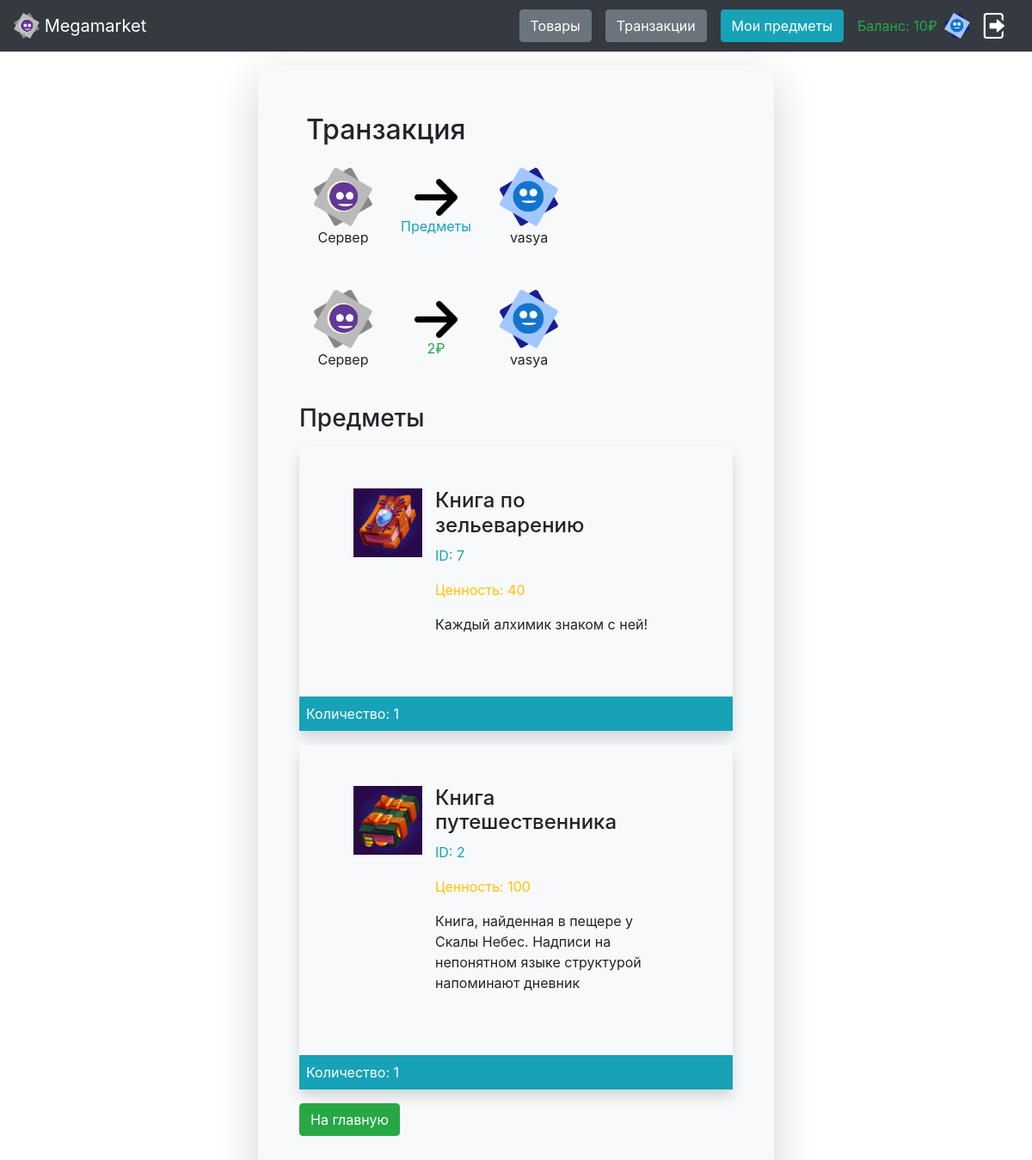
Screenshot of /transaction/33 (signed in) with the database file from the repository.
### app/models/users/user.py (models this page shows, shortened)
class User(SqlAlchemyBase, UserMixin, Model):
    __tablename__ = "users"
    DEFAULT_AVATAR = "default_avatar.png"
    id = Column(Integer, primary_key=True, autoincrement=True)
    login = Column(String, unique=True, nullable=False)
    password = Column(String, nullable=False)
    description = Column(String, default="")
    bill = Column(Integer, default=0, nullable=False)
    created_at = Column(DateTime, default=datetime.now)
    is_staff = Column(Boolean, default=False)
    avatar = Column(String, default="")
    @property
    def img_url(self):
        return img_url(self.avatar or self.DEFAULT_AVATAR)
    @property
    def preview_url(self):
        return f"/users/{self.id}"

### app/models/transaction.py (models this page shows, shortened)
class Transaction(Model, SqlAlchemyBase):
    __tablename__ = "transactions"
    id = Column(Integer, primary_key=True, autoincrement=True)
    created_at = Column(DateTime, default=datetime.datetime.now)
    money = Column(Integer, default=0)
    is_applied = Column(Boolean)
    to_user_id = Column(Integer, ForeignKey("users.id"), nullable=True)
    from_user_id = Column(Integer, ForeignKey("users.id"), nullable=True)
    to_user = orm.relationship(
        "User", backref="income_transactions", foreign_keys="Transaction.to_user_id"
    )
    from_user = orm.relationship(
        "User", backref="outcome_transactions", foreign_keys="Transaction.from_user_id"
    )
    items = orm.relationship(
        "Item", secondary="transactions_to_items", backref="transactions"
    )
    @property
    def items_dict(self):
        return items_to_dict(self.items)

### app/models/item_type.py (models this page shows, shortened)
class ItemType(Model, SqlAlchemyBase):
    __tablename__ = "item_types"
    id = Column(Integer, primary_key=True, autoincrement=True)
    name = Column(String)
    description = Column(String)
    image = Column(String)
    rare = Column(Integer)
    @property
    def img_url(self):
        return img_url(self.image)

### app/site/store/views.py (the view)
@blueprint.route("/transaction/<int:pk>")
@login_required
def transaction_view(pk):
    with create_session() as session:
        transaction: Transaction = (
            session.query(Transaction).filter(Transaction.id == pk).first()
        )
        if transaction is None:
            abort(404)
        data = {"transaction": transaction}
        if (
            current_user.id == transaction.from_user_id
            or current_user.id == transaction.to_user_id
            or current_user.is_staff
        ):
            return render_template("transactions/transaction.html", **data)
        abort(403)

### app/models/db_session.py (called while the page is built)
def create_session() -> Session:
    global __factory
    if __factory is None:
        global_init(DB_FILE)
    return __factory()

### app/site/authorization/views.py (called while the page is built)
@login_manager.user_loader
def load_user(user_id):
    db_sess = create_session()
    return db_sess.query(User).get(user_id)

### app/utils/models_utils.py (called while the page is built)
def items_to_dict(items: Sequence[Item]) -> Dict[ItemType, int]:
    d = dict()
    for i in items:
        d[i.item_type] = d.get(i.item_type, 0) + 1
    return d

### app/utils/utils.py (called while the page is built)
def img_url(img_name: str):
    return url_for("static", filename=f"{settings.IMAGES_DIR_NAME}/{img_name}")

### app/templates/transactions/transaction.html
{% extends 'form_base.html' %}
{% import 'items/items_list.html' as items_macro %}
{% import 'macroses.html' as macroses %}
{% block form_content %}
    <div class="p-2">
        <h2>Транзакция</h2>
        <div class="d-flex flex-row align-items-center py-3 px-2 w-100">
            {{ macroses.user_icon(transaction.from_user) }}
            <div class="d-flex flex-column">
                <img src="{{ url_for('static', filename='images/arrow.png') }}" alt="" width="50"
                     class="d-inline-block mx-5">
                <p class="text-info text-center">Предметы</p>
            </div>
            {{ macroses.user_icon(transaction.to_user) }}
        </div>
        <div class="d-flex flex-row align-items-center py-3 px-2 w-100">
            {{ macroses.user_icon(transaction.from_user) }}
            <div class="d-flex flex-column">
                <img src="{{ url_for('static', filename='images/arrow.png') }}" alt="" width="50"
                     class="d-inline-block mx-5" {% if transaction.money > 0 %}style="transform: rotate(180deg)"{% endif %}>
                <p class="text-success text-center">{{ transaction.money|abs }}₽</p>
            </div>
            {{ macroses.user_icon(transaction.to_user) }}
        </div>
    </div>
    <h3>Предметы</h3>
    {{ items_macro.item_list(transaction.items_dict) }}
    <div class="d-flex flex-row my-2">
        <a href="/" class="btn btn-success">На главную</a>
    </div>
{% endblock %}

### app/templates/items/items_list.html (shortened to what this page needs)
{% import 'macroses.html' as macroses %}
{% macro item_list(items, func=None) %}
    <div class="d-flex flex-column">
        {% for item_type, count in items.items() %}
            <div class="container my-2 p-0 rounded bg-light shadow d-flex flex-column w-100">
                <div class="p-5">
                    {{ macroses.item_type_card(item_type) }}
                </div>
                <div class="w-100 bg-info p-2 d-flex align-items-center">
                    <p class="text-white m-0">Количество: {{ count }}</p>
                </div>
            </div>
        {% endfor %}
    </div>
{% endmacro %}

### app/templates/macroses.html (shortened to what this page needs)
{% macro user_icon(user, justify_content="center") %}
    <div class="d-flex flex-column justify-content-{{ justify_content }}">
        {% if user %}
            <a href="{{ user.preview_url }}" class="text-reset text-decoration-none">
                <img src="{{ user.img_url }}" alt="" width="70" height="70"
                     class="d-inline-block align-top rounded-circle">
                <p class="text-wrap text-break text-center">{{ user.login }}</p>
            </a>
        {% else %}
            <img src="{{ url_for('static', filename='images/logo.png') }}" alt="" width="70" height="70"
                 class="d-inline-block align-top rounded-circle">
            <p class="text-wrap text-break text-center">Сервер</p>
        {% endif %}
    </div>
{% endmacro %}
{% macro item_type_card(item_type, footer=None) %}
    <div class="container mb-2 d-flex flex-row">
        <img src="{{ item_type.img_url }}" width="80" height="80"
             class="d-inline-block align-center"
             alt="">
        <div class="container">
            <h4>{{ item_type.name }}</h4>
            <p class="text-info">ID: {{ item_type.id }}</p>
            <p class="text-warning">Ценность: {{ item_type.rare }}</p>
            <p class="text-wrap text-break">{{ item_type.description }}</p>
        </div>
    </div>
{% endmacro %}

### app/templates/base.html (shortened to what this page needs)
<!doctype html>
<html lang="ru">
<head>
    <link rel="stylesheet" href="{{ url_for('static', filename='css/general.css') }}">
    <link rel="stylesheet" href="https://cdn.jsdelivr.net/npm/bootstrap@4.6.2/dist/css/bootstrap.min.css"
>
</head>
<body>
<nav class="navbar navbar-dark bg-dark dflex">
    <a class="navbar-brand" href="/">
        <img src="{{ url_for('static', filename='images/logo.png') }}" width="30" height="30"
             class="d-inline-block align-top" alt="">
        Megamarket
    </a>
    {% if current_user and current_user.is_authenticated %}
        <div class="ml-auto d-flex align-items-center">
            <a href="/products" class="btn btn-secondary mx-2">Товары</a>
            <a href="/transactions" class="btn btn-secondary mx-2">Транзакции</a>
            <a class="btn btn-info ml-2 mr-3" href="/inventory">Мои предметы</a>
            <div class="text-success mr-2">Баланс: <span id="balance">{{ current_user.bill }}₽</span></div>
            <a href="/profile">
                <img src="{{ current_user.img_url }}" width="30" height="30" class="d-inline-block align-top"
                     alt="">
            </a>
            <a class="btn btn-danger-outline" href="/logout">
                <img src="{{ url_for('static', filename='images/logout.png') }}" width="30" height="30"
                     class="d-inline-block align-top" alt="">
            </a>
        </div>
    {% else %}
        <p>
            <a class="btn btn-primary " href="/register">Зарегистрироваться</a>
            <a class="btn btn-success" href="/login">Войти</a>
        </p>
    {% endif %}
</nav>
<div class="container-fluid dflex justify-content-center">
    <div class="row justify-content-center">
        {% block content %}{% endblock %}
    </div>
</div>
</body>
</html>

### rows the page displays
User: bill "10", login "vasya vasya"
ItemType: img_url (picture), name "Книга по зельеварению", id "7", rare "40", description "Каждый алхимик знаком с ней!", count "1"
ItemType: img_url (picture), name "Книга путешественника", id "2", rare "100", description "Книга, найденная в пещере у Скалы Небес. Надписи на непонятном языке структурой напоминают дневник", count "1"
